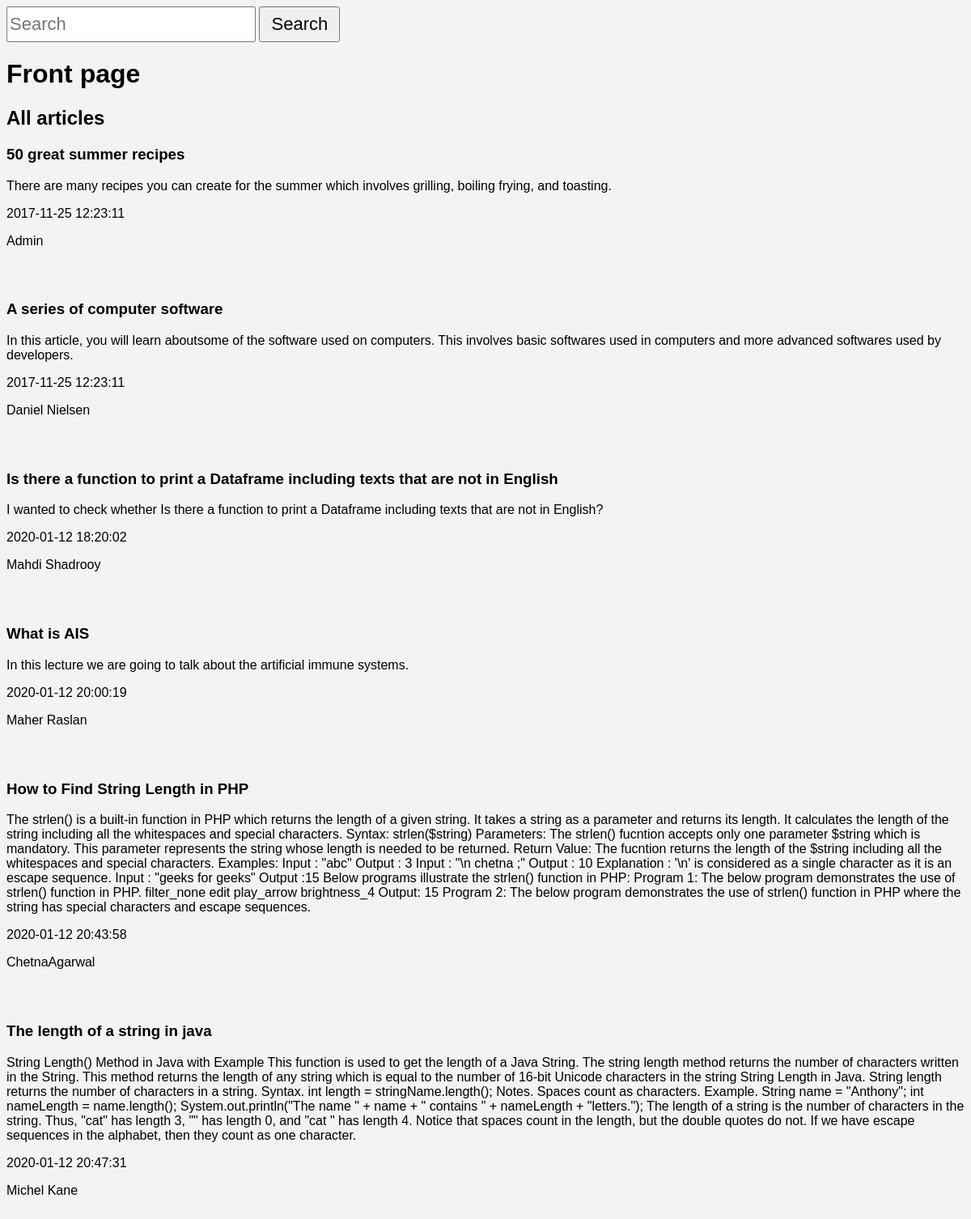
The app's page /search/index.php with its own data.
### tables this page shows
CREATE TABLE `article` (
  `a_id` int(11) NOT NULL,
  `a_group` varchar(30) NOT NULL,
  `a_title` varchar(256) NOT NULL,
  `a_text` text NOT NULL,
  `a_author` varchar(256) NOT NULL,
  `a_date` datetime NOT NULL
);

### search/index.php (the view)
<?php
    include 'header.php';
?>
<form action="search.php" method="POST">
    <input type="text" name="search" placeholder="Search">
    <button type="submit" name="submit-search">Search</button>
</form>
<h1>Front page</h1>
<h2>All articles</h2>
<div class="article_container">
<?php
    $sql = "SELECT * FROM article";
    $result = mysqli_query($conn, $sql);
    $queryResults = mysqli_num_rows($result);
    if($queryResults > 0){
        while($row = mysqli_fetch_assoc($result)){
            echo "<div class='article-box'>
            <h3>".$row['a_title']."</h3>
            <p>".$row['a_text']."</p>
            <p>".$row['a_date']."</p>
            <p>".$row['a_author']."</p>
            </div>";
        }
    }
?>
</div>
</body>
</html>

### search/header.php (shortened to what this page needs)
<!DOCTYPE html>
<html>
<head>
<link rel="stylesheet" type="text/css" href="style.css">
</head>
<body>

### search/style.css (style rules this page uses)
body { background-color: #f3f3f3; font-family: Arial, Helvetica, sans-serif; }
.article-box { padding-bottom: 30px; width: 100%; }
input { padding: 0px 2px; width: 300px; height: 40px; font-size: 22px; }
button { width: 100px; height: 44px; font-size: 22px; }

### records on screen
article: a_title "50 great summer recipes", a_text "There are many recipes you can create for the summer which involves grilling, boiling frying, and toasting.", a_date "2017-11-25 12:23:11", a_author "Admin"
article: a_title "A series of computer software", a_text "In this article, you will learn aboutsome of the software used on computers. This involves basic softwares used in computers and more advanced softwares used by developers.", a_date "2017-11-25 12:23:11", a_author "Daniel Nielsen"
article: a_title "Is there a function to print a Dataframe including texts that are not in English", a_text "I wanted to check whether Is there a function to print a Dataframe including texts that are not in English?", a_date "2020-01-12 18:20:02", a_author "Mahdi Shadrooy"
article: a_title "What is AIS", a_text "In this lecture we are going to talk about the artificial immune systems.", a_date "2020-01-12 20:00:19", a_author "Maher Raslan"
article: a_title "How to Find String Length in PHP", a_text "The strlen() is a built-in function in PHP which returns the length of a given string. It takes a string as a parameter and returns its length. It calculates the length of the string including all the whitespaces and special characters. Syntax: strlen($string) Parameters: The strlen() fucntion accepts only one parameter $string which is mandatory. This parameter represents the string whose length is needed to be returned. Return Value: The fucntion returns the length of the $string including all the whitespaces and special characters. Examples: Input : \"abc\" Output : 3 Input : \"\\n chetna ;\" Output : 10 Explanation : '\\n' is considered as a single character as it is an escape sequence. Input…", a_date "2020-01-12 20:43:58", a_author "ChetnaAgarwal"
article: a_title "The length of a string in java", a_text "String Length() Method in Java with Example This function is used to get the length of a Java String. The string length method returns the number of characters written in the String. This method returns the length of any string which is equal to the number of 16-bit Unicode characters in the string String Length in Java. String length returns the number of characters in a string. Syntax. int length = stringName.length(); Notes. Spaces count as characters. Example. String name = \"Anthony\"; int nameLength = name.length(); System.out.println(\"The name \" + name + \" contains \" + nameLength + \"letters.\"); The length of a string is the number of characters in the string. Thus, \"cat\" has length 3,…", a_date "2020-01-12 20:47:31", a_author "Michel Kane"
